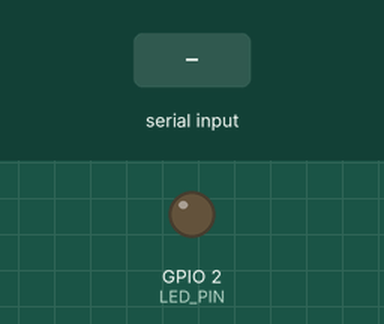
Recording of a sketch running on a simulated ESP32. On the bench: output pins drawn as LEDs (lit = HIGH). The test bench sets the inputs (shaded band). What the sketch prints to the serial monitor is not drawn.

Above: at 1.2 s.
1.3 s: "LED_ON\n" received over Serial
At 2.4 s:
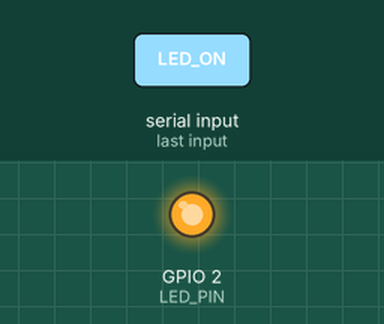
2.8 s: "LED_OFF\n" received over Serial
At 3.5 s:
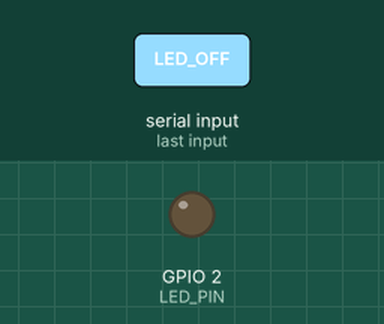
Timing chart, 0 to 5.8 s (numbered marks = the images above; inputs shaded):
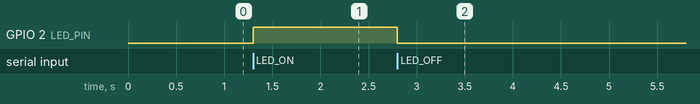

The sketch:

generate_esp32_firmware_that_takes__1770571486.ino
```cpp
#include <Arduino.h>

// Pin definitions
#define LED_PIN 2

// Global variables
unsigned long startTime; // Uptime counter
String lastCommand; // Last received command

void setup() {
  // Initialize serial communication at 115200 bps
  Serial.begin(115200);

  // Setup LED pin as output
  pinMode(LED_PIN, OUTPUT);

  // Start uptime counter
  startTime = millis();
}

void loop() {
  // Read incoming serial data
  if (Serial.available()) {
    lastCommand = Serial.readStringUntil('\n');

    // Handle command
    handleCommand(lastCommand);
  }

  // Print uptime and last command status
  printStatus();
}

void handleCommand(String command) {
  if (command == "LED_ON") {
    digitalWrite(LED_PIN, HIGH);
  } else if (command == "LED_OFF") {
    digitalWrite(LED_PIN, LOW);
  } else {
    // Unknown command, print status
    printStatus();
  }
}

void printStatus() {
  Serial.print("Uptime: ");
  Serial.println(millis() - startTime);
  Serial.print("Last Command: ");
  Serial.println(lastCommand);
}
```

Measured:
- after the input at 1.3 s, GPIO 2 (LED_PIN): LOW → HIGH at once
- after the input at 2.8 s, GPIO 2 (LED_PIN): HIGH → LOW at once
